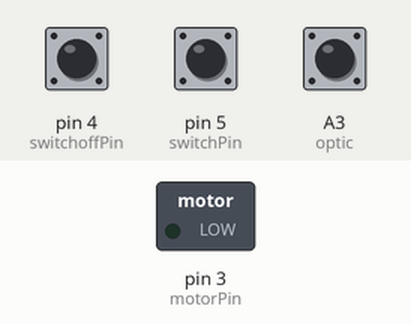
Bench run of a sketch on a simulated Arduino Uno, built with avr-gcc and run on an emulated ATmega328P. On the bench: switched loads named in the sketch (green lamp = pin HIGH). The inputs (shaded band) are chosen by the test bench; at power-on: A3 (optic) HIGH, pin 5 (switchPin) LOW, pin 4 (switchoffPin) LOW. What the sketch prints to the serial monitor is not drawn.

Above: at 1.2 s.
1.3 s: A3 (optic) driven LOW
6.1 s: pin 5 (switchPin) pulled HIGH for 1 s
9.5 s: A3 (optic) pulsed HIGH 2 times (0.12 s each, 0.3 s apart)
13.1 s: pin 4 (switchoffPin) pulled HIGH for 3.2 s
Timing chart, 0 to 24.3 s (numbered marks = the images above; inputs shaded):
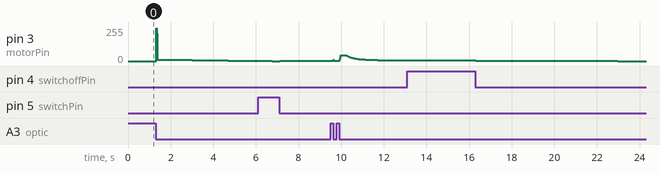

Measured:
- after the input at 6.1 s, pin 3 (motorPin): 2/255 → 1/255 after 0.02 s instead of 2.0 s

The sketch:

uphigh_1.ino
```cpp
//In this motor control code :
//there are 2 way(mode) to relate the motor speed and the wheel speed
//the wheel speed is measure by the optical sensor that are able to cature the wheel rotation every time the occlusion happens
//In the first mode : the motor speed are associate with the rotate count of the wheel in a "Linear Increasing Exponential Decreasing" Way
//In the second mode : the motor speed are proportion to the wheel rotation speed. the speed are smoothed in order to get better result.
// the speed are caculate in every wheel rotation oclussion, however, if the occulsion happend to late, the caculate speed automatically decrease!

//In functionality of each const parameter are explained namely alighted with the code
// we can try to alter them in order to get more pleasing visual effect to user by experiment.


//decaration of Pin
const int optic = A3;
const int motorPin = 3;
const int switchoffPin = 4;
const int switchPin = 5;

//initialize global parameter
float count = 0; //count of the wheel rotation
int timmer = 0; //the timer count to measure the stopping time of the wheel
int loop_count = 0; // the loop count to measure the time period
float time_period = 0; //the time period to caculate the speed of the wheel
bool state = false; //the state of the optic sensor FSM

//inistialize global const
const float decrease_rate = 2; //the decrease rate of the motor after stopping
const float count_upper_limit = 100; // the upper limit of the motor speed
const float stopping_time = 100; //the time that start to decrease the motor speed
void setup() {
  // put your setup code here, to run once:
  Serial.begin(9600);
  pinMode(optic,INPUT);
  //pinMode(8,OUTPUT);//IN4
  //pinMode(7,OUTPUT);//IN3
  pinMode(motorPin,OUTPUT);
  pinMode(switchoffPin, INPUT); //switch input => off
  pinMode(switchPin, INPUT); //switch input => mode 1 (motor change by count) , else => mode 2 (motor change by speed)

}

float motor_function_1(float count){
  static const float ratio = 10;
  return count*ratio;
}
float motor_function_2(float speed_){
  static const float ratio = 10;
  return speed_*ratio;
}
float speed_convert(float time_period){
  static const float circum = 100;
  return circum/(time_period+1);
}
float temperal_speed_smoothing(float speed_){
  static const int window = 5;
  static float speed_que[window];
  float sum = 0;
  //shifting the que
  for(int i=0;i<window-1;i++){
    speed_que[i] = speed_que[i+1];
  }
  speed_que[window-1]=speed_;
  //caculated the smoothed average
  for(int i=0;i<window;i++){
    sum += speed_que[i];
  }
  return sum/(float) window;
  //return speed_;
}
void loop() {

  timmer++;
  loop_count++;

  // the finite state machine the detect the negative triggering/////////////////////////
  if(digitalRead(optic)==LOW&state==false){
    state = false;

  }else if(digitalRead(optic)==HIGH&state==false){
    state = true;
  }else if(digitalRead(optic)==LOW&state==true){ //do the counting
    state = false;
    if(count<count_upper_limit){
      count++;
      time_period = loop_count;
      loop_count=0;
    }
    timmer==0;
  }else if(digitalRead(optic)==HIGH&state==true){
    state = true;
  }
  ////////////////////////////////////////////////////////////////////////////////////////
  //decreasing the motor speed if stopping too long
  if(timmer>stopping_time){
    timmer = 0;
    if(count>0) count/=decrease_rate;
  }
  ///////////////////////////////////////////////////////////////////////////////////////
  //Serial.print(temperal_speed);
  //switching control and output value processing
  if(digitalRead(switchoffPin)){
    //mode 0 : off
    Serial.print("I am off!");
  }else if(digitalRead(switchPin)){
    //mode 1 : linear increasing exponential decreasing
    Serial.print("mode 1:");
    Serial.print(motor_function_1(count));
    analogWrite(motorPin, motor_function_1(count)); // the speed of motor should be a custom function of "count"
  }else{
    //mode 2 : proportional to speed
    Serial.print("mode 2:");
    float instant_speed = speed_convert(loop_count);
    float temperal_speed = temperal_speed_smoothing(speed_convert(time_period));
    if(instant_speed<temperal_speed){
      //decreasing the speed
      Serial.print(count==0?0:motor_function_2(instant_speed));
      analogWrite(motorPin, count==0?0:motor_function_2(instant_speed)); // the speed of motor should be a custom function of "count"
      //NOTE: in the beginning, to prevent outputting large speed, we use count == 0 as a reference.
      // if count = 0 , there should not be any speed. However, since loop_count is very small, the division will be very large, giving large speed,
      // and it is not reasonable to speed motor up in the first place while no any wheel rotation.
    }else{
      //smoothed speed
      Serial.print(motor_function_2(temperal_speed));
      analogWrite(motorPin, motor_function_2(temperal_speed)); // the speed of motor should be a custom function of "count"
    }
  }

  Serial.println();

}
```
